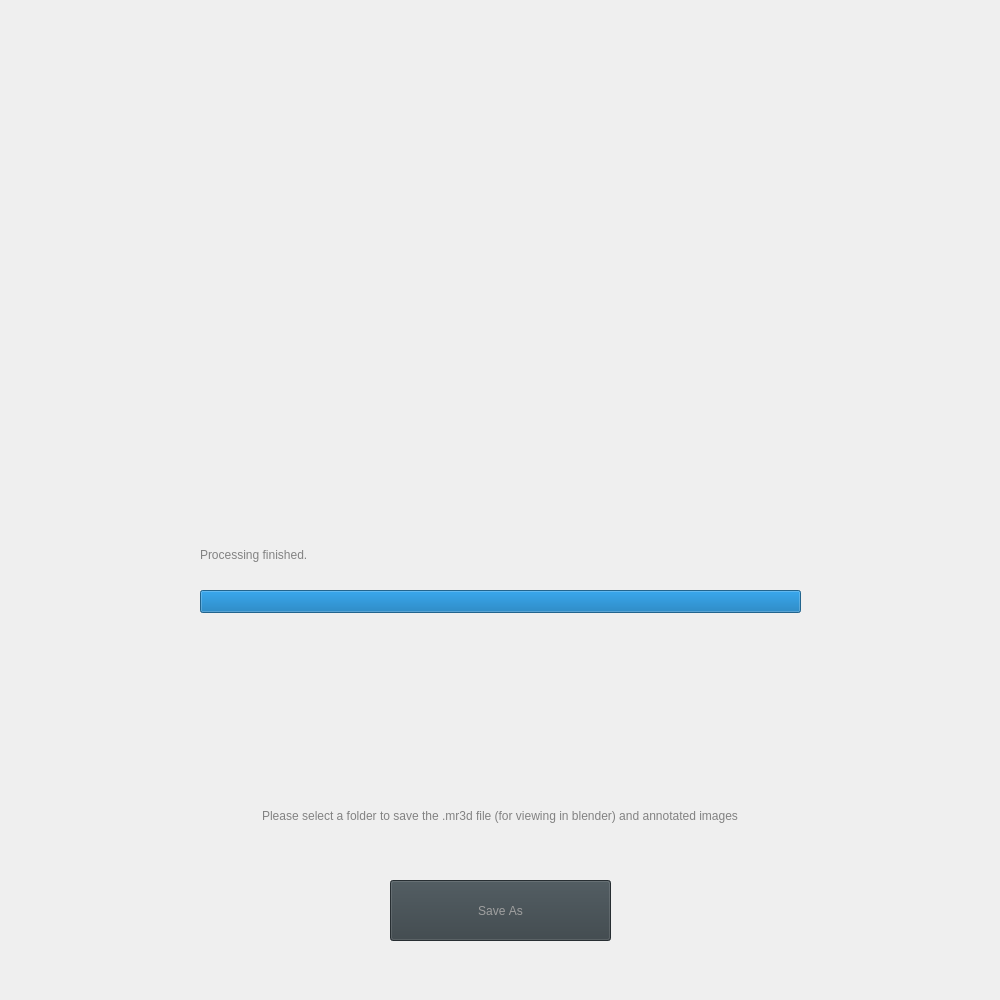
      <widget class="QWidget" name="savePage">
       <layout class="QGridLayout" name="gridLayout">
        <property name="leftMargin">
         <number>0</number>
        </property>
        <property name="topMargin">
         <number>0</number>
        </property>
        <property name="rightMargin">
         <number>0</number>
        </property>
        <property name="bottomMargin">
         <number>0</number>
        </property>
        <property name="spacing">
         <number>0</number>
        </property>
        <item row="0" column="0" rowspan="2">
         <widget class="QFrame" name="frame_3">
          <property name="minimumSize">
           <size>
            <width>1000</width>
            <height>1000</height>
           </size>
          </property>
          <property name="maximumSize">
           <size>
            <width>1000</width>
            <height>1000</height>
           </size>
          </property>
          <property name="frameShape">
           <enum>QFrame::NoFrame</enum>
          </property>
          <property name="frameShadow">
           <enum>QFrame::Raised</enum>
          </property>
          <widget class="QLabel" name="centerImage_3">
           <property name="geometry">
            <rect>
             <x>375</x>
             <y>180</y>
             <width>251</width>
             <height>251</height>
            </rect>
           </property>
           <property name="minimumSize">
            <size>
             <width>251</width>
             <height>251</height>
            </size>
           </property>
           <property name="maximumSize">
            <size>
             <width>251</width>
             <height>251</height>
            </size>
           </property>
           <property name="frameShape">
            <enum>QFrame::NoFrame</enum>
           </property>
           <property name="text">
            <string/>
           </property>
           <property name="pixmap">
            <pixmap resource="Images.qrc">:/images/icon3000x3000.png</pixmap>
           </property>
           <property name="scaledContents">
            <bool>true</bool>
           </property>
           <property name="alignment">
            <set>Qt::AlignCenter</set>
           </property>
          </widget>
          <widget class="QPushButton" name="saveAsButton">
           <property name="geometry">
            <rect>
             <x>390</x>
             <y>880</y>
             <width>221</width>
             <height>61</height>
            </rect>
           </property>
           <property name="minimumSize">
            <size>
             <width>181</width>
             <height>23</height>
            </size>
           </property>
           <property name="font">
            <font>
             <family>Tahoma</family>
             <kerning>false</kerning>
            </font>
           </property>
           <property name="autoFillBackground">
            <bool>false</bool>
           </property>
           <property name="styleSheet">
            <string notr="true">background-color: rgb(55, 65, 70);
color: rgb(160, 160, 160);</string>
           </property>
           <property name="text">
            <string notr="true">Save As</string>
           </property>
          </widget>
          <widget class="QLabel" name="saveAsLabel">
           <property name="geometry">
            <rect>
             <x>0</x>
             <y>770</y>
             <width>1000</width>
             <height>91</height>
            </rect>
           </property>
           <property name="styleSheet">
            <string notr="true">color: rgb(130, 130, 130);
background-color: rgba(255, 255, 255, 0);</string>
           </property>
           <property name="text">
            <string>Please select a folder to save the .mr3d file (for viewing in blender) and annotated images</string>
           </property>
           <property name="alignment">
            <set>Qt::AlignCenter</set>
           </property>
           <property name="wordWrap">
            <bool>true</bool>
           </property>
          </widget>
          <widget class="QLabel" name="currentProcessLabel_2">
           <property name="geometry">
            <rect>
             <x>200</x>
             <y>524</y>
             <width>601</width>
             <height>61</height>
            </rect>
           </property>
           <property name="styleSheet">
            <string notr="true">color: rgb(130, 130, 130);</string>
           </property>
           <property name="text">
            <string>Processing finished.</string>
           </property>
          </widget>
          <widget class="QProgressBar" name="progressBar_2">
           <property name="geometry">
            <rect>
             <x>200</x>
             <y>590</y>
             <width>601</width>
             <height>23</height>
            </rect>
           </property>
           <property name="value">
            <number>100</number>
           </property>
           <property name="textVisible">
            <bool>false</bool>
           </property>
          </widget>
         </widget>
        </item>
       </layout>
      </widget>
